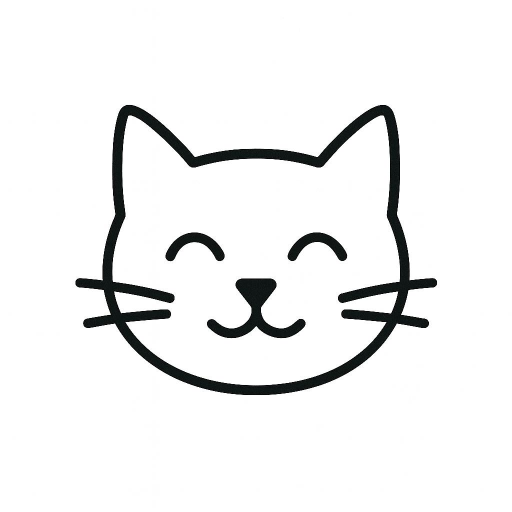
#> input picture data/sketches/cat.jpg, 1024 x 1024 px, found by its file name (shown at 1/2 size)
$ python test_pipeline_refactor.py   (older library calls are emulated)
#> lines starting #> are read from the running program, lines starting #| are printed output that depends on the picture; after the words box and inside, x2 and y2 are one past the last pixel; in counts of white or black regions, pixels touching at a corner belong together
### pipeline.py
"""
ZERO-TEXT CORE PIPELINE & AI ENGINE (v2.5 High-Precision Multimodal Architecture)
Integrates:
- CLIP (ViT-B-32) Multimodal Embeddings (Text, Image, Sketch)
- RapidOCR In-Image Text Extraction (confidence-filtered)
- Dominant Colour Extraction (Pillow Median Cut & Lab distance)
- Intelligent Query Analyzer & Auto-Weight Decider (CLIP vs OCR vs Colour)
- FAISS Vector Index (512-dim Cosine Similarity)
- UMAP 2D & 3D Dimensionality Reduction
- HDBSCAN Density-Based Hierarchical Clustering
- Ingestion Pipeline for Files & Directories
"""

import os
import sys

# Critical Windows environment variables before importing torch/faiss
os.environ["OMP_NUM_THREADS"] = "1"
os.environ["MKL_NUM_THREADS"] = "1"
os.environ["OPENBLAS_NUM_THREADS"] = "1"
os.environ["NUMEXPR_NUM_THREADS"] = "1"
os.environ["KMP_DUPLICATE_LIB_OK"] = "TRUE"

from pathlib import Path
BASE_DIR = Path(__file__).resolve().parent
os.environ["HF_HOME"] = str((BASE_DIR / "model_cache").resolve())
os.environ["HF_HUB_OFFLINE"] = "1"

# Windows DLL order: torch MUST be imported first
import torch
import open_clip

# Windows paging-file resilience: avoid mmap allocation failure (error 1455) by using pread
try:
    import safetensors.torch
    _orig_safetensors_load = safetensors.torch.load_file
    def _pread_load_file(filename, device="cpu", **kwargs):
        kwargs.setdefault("backend", "pread")
        return _orig_safetensors_load(filename, device=device, **kwargs)
    safetensors.torch.load_file = _pread_load_file
except Exception:
    pass

import faiss
import numpy as np
import hdbscan
import umap

import io
import json
import re
import threading
import time
import base64
import hashlib
from typing import Any, Callable, Dict, List, Optional, Tuple, Union
from PIL import Image

# Enable UTF-8 terminal encoding
if hasattr(sys.stdout, "reconfigure"):
    sys.stdout.reconfigure(encoding="utf-8", errors="replace")

DATA_DIR = BASE_DIR / "data"
SAMPLE_DIR = DATA_DIR / "sample_images"
SKETCHES_DIR = DATA_DIR / "sketches"

INDEX_PATH = DATA_DIR / "image_index.faiss"
METADATA_PATH = DATA_DIR / "image_metadata.json"
OCR_PATH = DATA_DIR / "ocr_results.json"
COLOUR_PATH = DATA_DIR / "color_results.json"
CLUSTER_PATH = DATA_DIR / "cluster_results.json"
SKETCH_PROJECTION_PATH = DATA_DIR / "sketch_projection.pt"
SKETCH_ADAPTER_PATH = DATA_DIR / "sketch_adapter.pt"
VISUAL_PROBE_PROJECTION_PATH = DATA_DIR / "visual_probe_projection.pt"
CONCEPT_ANCHORS_PATH = DATA_DIR / "concept_anchors.npz"
FEEDBACK_PATH = DATA_DIR / "feedback_dataset.json"
TEXT_DATASET_PATH = DATA_DIR / "text_search_dataset.json"
SKETCH_DATASET_PATH = DATA_DIR / "sketch_dataset.json"
USER_SKETCHES_DIR = SKETCHES_DIR / "user_validated"

MODEL_NAME = "ViT-B-32"
PRETRAINED = "laion2b_s34b_b79k"
DEVICE = "cpu"
DIMENSIONS = 512
COLOUR_COUNT = 5

OCR_CONFIDENCE_THRESHOLD = 0.50

COLOURS = {
    "red": (220, 40, 40),
    "crimson": (220, 20, 60),
    "scarlet": (255, 36, 0),
    "green": (40, 160, 70),
    "emerald": (46, 139, 87),
    "forest": (34, 139, 34),
    "blue": (30, 100, 220),
    "navy": (15, 30, 80),
    "cyan": (40, 210, 220),
    "teal": (20, 130, 130),
    "yellow": (245, 215, 30),
    "amber": (255, 191, 0),
    "gold": (255, 215, 0),
    "golden": (255, 215, 0),
    "orange": (240, 130, 30),
    "purple": (130, 60, 180),
    "violet": (138, 43, 226),
    "magenta": (220, 40, 180),
    "pink": (240, 130, 180),
    "black": (20, 20, 20),
    "dark": (30, 30, 30),
    "white": (245, 245, 245),
    "light": (235, 235, 235),
    "grey": (128, 128, 128),
    "gray": (128, 128, 128),
    "silver": (192, 192, 192),
    "brown": (130, 80, 40),
    "tan": (210, 180, 140),
    "lime": (50, 205, 50),
    "coral": (255, 127, 80),
    "indigo": (75, 0, 130),
    "neon": (76, 201, 240),
}

DOCUMENT_MARKERS = {
    "code", "coding", "coder", "python", "script", "import", "class", "def", "function",
    "programmer", "programming", "developer", "software", "algorithm",
    "formula", "equation", "math", "physics", "quantum", "notes",
    "study", "biology", "genetics", "dna", "cell", "text", "document",
    "invoice", "bill", "tax", "statement", "todo", "checklist", "action",
    "memorandum", "written", "receipt", "table", "definition", "paper",
}

STOP_WORDS = {
    "the", "a", "an", "is", "are", "of", "in", "on", "with", "find", "show",
    "me", "image", "picture", "containing", "that", "has", "having", "and",
    "for", "to", "at", "from", "by", "about", "all", "some", "any", "photo",
    "photos", "images", "pictures", "look", "like", "search", "get", "give",
}

CLUSTER_PALETTE = [
    "#4cc9f0",  # Neon Cyan
    "#f72585",  # Neon Pink
    "#80ed99",  # Mint Green
    "#ffd166",  # Warm Yellow
    "#c77dff",  # Soft Violet
    "#ff7b00",  # Bright Orange
    "#00b4d8",  # Sky Blue
    "#b5179e",  # Deep Magenta
    "#06d6a0",  # Emerald Green
    "#e76f51",  # Terracotta
    "#118ab2",  # Ocean Blue
    "#ef476f",  # Rose Red
]


# [5 lines left out: function hex_to_rgb, not called in this run]


def rgb_to_hex(r: int, g: int, b: int) -> str:
    return f"#{r:02X}{g:02X}{b:02X}"


# [11 lines left out: function softmax_normalize, not called in this run]


class SketchProjection(torch.nn.Module):
    """
    Lightweight residual projection head that maps sketch structural embeddings
    into the photographic CLIP manifold. Loaded directly from frozen pretrained checkpoints.
    Zero runtime training is performed during application startup or queries.
    """
    # [20 lines left out: functions __init__, forward, not called in this run]


# Backwards compatibility alias
SketchAdapter = SketchProjection


class VisualProbeProjection(torch.nn.Module):
    """
    Fine-tuned residual bottleneck manifold projection head for drag-and-drop visual search.
    Maps test-time visual probes through a calibrated residual offset bottleneck
    trained with InfoNCE contrastive loss to align external image crops into the clustered manifold.
    """
    # [19 lines left out: functions __init__, forward, not called in this run]


class ZeroTextEngine:
    """
    Unified ZeroText Engine handling multi-modal indexing, searching,
    query intent recommendation, and 2D/3D visual galaxy clustering.
    """

    def __init__(self):
        self._lock = threading.RLock()
        self.model = None
        self.preprocess = None
        self.tokenizer = None
        self.ocr = None
        self.model_ready = False

        self.index: Optional[faiss.Index] = None
        self.metadata: List[Dict] = []
        self.ocr_lookup: Dict[str, Dict] = {}
        self.colour_lookup: Dict[str, List[Dict]] = {}
        self.cluster_lookup: Dict[str, Dict] = {}

        # Feedback & Dataset Enrichment
        self.feedback_dataset: List[Dict] = []
        self.text_search_dataset: List[Dict] = []
        self.sketch_dataset: List[Dict] = []
        self.validated_text_queries: Dict[str, set] = {}
        self.negative_feedback_queries: Dict[str, set] = {}
        self.validated_sketch_pairs: set = set()
        self.negative_sketch_pairs: set = set()

        self.sketch_projection: Optional[SketchProjection] = None
        self.sketch_adapter: Optional[SketchProjection] = None
        self.visual_probe_projection: Optional[VisualProbeProjection] = None
        self.concept_anchors: Dict[str, np.ndarray] = {}
        self.model_quantized = None
        self.turbo_mode = False
        self.reducer_2d: Optional[umap.UMAP] = None
        self.reducer_3d: Optional[umap.UMAP] = None
        self._smart_vocab_cache: Optional[Dict[str, Any]] = None

        self.indexing_state = {
            "status": "idle",
            "progress": 0,
            "message": "Engine ready",
            "total": 0,
            "current": 0,
            "logs": [],
            "model_ready": False,
        }

        self._ensure_directories()
        self._load_data()
#> (the call stopped at in _load_data, `self.index = faiss.IndexFlatIP(DIMENSIONS)`: faiss is not available in this run)

        # Pre-warm CLIP in a background thread
        threading.Thread(target=self._prewarm_clip, daemon=True).start()

    def _prewarm_clip(self):
        try:
            self.load_clip()
#> (the call stopped at in load_clip, `model, _, preprocess = open_clip.create_model_and_transforms( MODEL_NA..`: open_clip is not available in this run)
        except Exception as e:
            self._log(f"CLIP prewarm notice: {e}")

    def _ensure_directories(self):
        DATA_DIR.mkdir(parents=True, exist_ok=True)
        SAMPLE_DIR.mkdir(parents=True, exist_ok=True)
        SKETCHES_DIR.mkdir(parents=True, exist_ok=True)
        USER_SKETCHES_DIR.mkdir(parents=True, exist_ok=True)

    def _log(self, message: str):
        print(f"[ZERO-TEXT] {message}")
        with self._lock:
            self.indexing_state["logs"].append(
                {"time": time.strftime("%H:%M:%S"), "message": message}
            )
            if len(self.indexing_state["logs"]) > 200:
                self.indexing_state["logs"].pop(0)

    # -------------------------------------------------------------
    # MODEL INITIALIZATION
    # -------------------------------------------------------------

    def load_clip(self):
        if self.model is not None:
            return
        with self._lock:
            if self.model is not None:
                return
            self._log(f"Loading CLIP ({MODEL_NAME})...")
            start = time.time()
            import gc
            gc.collect()
            model, _, preprocess = open_clip.create_model_and_transforms(
                MODEL_NAME, pretrained=PRETRAINED, device=DEVICE
            )
            model.eval()
            self.model = model
            self.preprocess = preprocess
            self.tokenizer = open_clip.get_tokenizer(MODEL_NAME)
            self.model_ready = True
            self.indexing_state["model_ready"] = True
            elapsed = time.time() - start
            self._log(f"CLIP loaded in {elapsed:.2f}s — ready for search!")
            try:
                self.load_sketch_projection()
                self.load_visual_probe_projection()
            except Exception as ex:
                self._log(f"Projection init notice: {ex}")

    # [101 lines left out: functions load_sketch_projection, load_visual_probe_projection, _load_concept_anchors, toggle_turbo_mode, load_ocr, not called in this run]

    # -------------------------------------------------------------
    # DATA LOADING & PERSISTENCE
    # -------------------------------------------------------------

    def _load_data(self):
        with self._lock:
            if METADATA_PATH.exists():
                try:
                    with open(METADATA_PATH, "r", encoding="utf-8") as f:
                        raw_metadata = json.load(f)
                    # Strictly filter out any files that do not exist physically on disk
                    valid_metadata = []
                    for item in raw_metadata:
                        p = Path(item["path"])
                        if p.is_file():
                            valid_metadata.append(item)
                        else:
                            alt = SAMPLE_DIR / item["filename"]
                            if alt.is_file():
                                item["path"] = str(alt.resolve())
                                valid_metadata.append(item)
                    self.metadata = valid_metadata
                except Exception as e:
                    self._log(f"Failed to load metadata: {e}")
                    self.metadata = []
            else:
                self.metadata = []

            valid_filenames = {item["filename"] for item in self.metadata}

            if INDEX_PATH.exists():
                try:
                    self.index = faiss.read_index(str(INDEX_PATH))
                except Exception as e:
                    self._log(f"Failed to load FAISS index: {e}")
                    self.index = faiss.IndexFlatIP(DIMENSIONS)
            else:
                self.index = faiss.IndexFlatIP(DIMENSIONS)

            if OCR_PATH.exists():
                try:
                    with open(OCR_PATH, "r", encoding="utf-8") as f:
                        ocr_data = json.load(f)
                        self.ocr_lookup = {
                            item["filename"]: item for item in ocr_data
                            if item.get("filename") in valid_filenames
                        }
                except Exception as e:
                    self._log(f"Failed to load OCR data: {e}")
                    self.ocr_lookup = {}
            else:
                self.ocr_lookup = {}

            if COLOUR_PATH.exists():
                try:
                    with open(COLOUR_PATH, "r", encoding="utf-8") as f:
                        colour_data = json.load(f)
                        self.colour_lookup = {
                            item["filename"]: item.get("dominant_colours", [])
                            for item in colour_data
                            if item.get("filename") in valid_filenames
                        }
                except Exception as e:
                    self._log(f"Failed to load colour data: {e}")
                    self.colour_lookup = {}
            else:
                self.colour_lookup = {}

            if CLUSTER_PATH.exists():
                try:
                    with open(CLUSTER_PATH, "r", encoding="utf-8") as f:
                        cluster_data = json.load(f)
                        self.cluster_lookup = {
                            item["filename"]: item for item in cluster_data
                            if item.get("filename") in valid_filenames
                        }
                except Exception as e:
                    self._log(f"Failed to load cluster data: {e}")
                    self.cluster_lookup = {}
            else:
                self.cluster_lookup = {}

            # Load Feedback & Enriched Datasets
            if FEEDBACK_PATH.exists():
                try:
                    with open(FEEDBACK_PATH, "r", encoding="utf-8") as f:
                        self.feedback_dataset = json.load(f)
                except Exception as e:
                    self._log(f"Failed to load feedback dataset: {e}")
                    self.feedback_dataset = []
            else:
                self.feedback_dataset = []

            if TEXT_DATASET_PATH.exists():
                try:
                    with open(TEXT_DATASET_PATH, "r", encoding="utf-8") as f:
                        self.text_search_dataset = json.load(f)
                except Exception as e:
                    self._log(f"Failed to load text search dataset: {e}")
                    self.text_search_dataset = []
            else:
                self.text_search_dataset = []

            if SKETCH_DATASET_PATH.exists():
                try:
                    with open(SKETCH_DATASET_PATH, "r", encoding="utf-8") as f:
                        self.sketch_dataset = json.load(f)
                except Exception as e:
                    self._log(f"Failed to load sketch dataset: {e}")
                    self.sketch_dataset = []
            else:
                self.sketch_dataset = []

            # Populate in-memory lookup indices for quick relevance calibration
            self.validated_text_queries = {}
            for item in self.text_search_dataset:
                qn = item.get("query_normalized", "").strip()
                fn = item.get("filename", "").strip()
                if qn and fn:
                    self.validated_text_queries.setdefault(qn, set()).add(fn)

            self.validated_sketch_pairs = {
                (item.get("sketch_hash", ""), item.get("filename", ""))
                for item in self.sketch_dataset
                if item.get("filename")
            }

            self.negative_feedback_queries = {}
            self.negative_sketch_pairs = set()
            for fb in self.feedback_dataset:
                if fb.get("feedback") in ("negative", "no"):
                    st = fb.get("search_type")
                    fn = fb.get("filename")
                    if st == "text" and fn:
                        qn = fb.get("query_normalized", "").strip()
                        if qn:
                            self.negative_feedback_queries.setdefault(qn, set()).add(fn)
                    elif st == "sketch" and fn:
                        sh = fb.get("sketch_hash", "")
                        if sh:
                            self.negative_sketch_pairs.add((sh, fn))

            self._log(
                f"Data loaded: {len(self.metadata)} images indexed, "
                f"{len(self.cluster_lookup)} cluster records, "
                f"{len(self.text_search_dataset)} validated text queries, "
                f"{len(self.sketch_dataset)} validated sketches, "
                f"{len(self.feedback_dataset)} feedback logs."
            )

    # [2172 lines left out: functions _save_data, _save_feedback_dataset, _save_text_dataset, _save_sketch_dataset, record_feedback, get_feedback_stats and 30 more, not called in this run]


# Singleton engine instance
_engine_instance: Optional[ZeroTextEngine] = None


def get_engine() -> ZeroTextEngine:
    global _engine_instance
    if _engine_instance is None:
        _engine_instance = ZeroTextEngine()
    return _engine_instance

### scratch/test_pipeline_refactor.py
import sys
import time
from pathlib import Path
ROOT_DIR = Path(__file__).resolve().parent.parent
sys.path.insert(0, str(ROOT_DIR))

import numpy as np
import torch
import cv2
from PIL import Image, ImageDraw, ImageEnhance
from pipeline import get_engine, DEVICE, COLOURS

engine = get_engine()
engine.load_clip()
#> (the call stopped at in load_clip, `model, _, preprocess = open_clip.create_model_and_transforms( MODEL_NA..`: open_clip is not available in this run)
#> further down, img is the input picture: PIL image 1024x1024 RGB; mean R, G, B 239.3, 239.6, 239.6

def preprocess_sketch_structural_clean(sketch_img: Image.Image):
    """
    Fast, CPU-efficient, structurally robust sketch preprocessing.
    Generates 2 to 3 high-signal views (instead of 12 redundant views):
      1. Structural Stroke Contour View (foreground-centered, stroke-density normalized)
      2. Shape Silhouette / Distance Field View (captures 2D geometry, boundary mass, aspect ratio)
      3. (If colored) Color-content enhanced view
    """
    rgb_np = np.array(sketch_img.convert("RGB"), dtype=np.uint8)
    gray_np = cv2.cvtColor(rgb_np, cv2.COLOR_RGB2GRAY)
    is_white_bg = gray_np.mean() > 128
#> is_white_bg = True

    if is_white_bg:
        inv_np = np.max(255 - rgb_np, axis=2).astype(np.uint8)
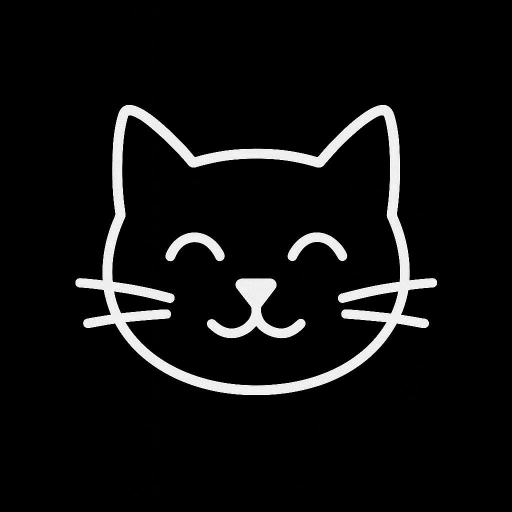
#> inv_np: shape (1024, 1024) (shown at 1/2 size); min 0, max 255, mean 15.7
    else:
        inv_np = np.max(rgb_np, axis=2).astype(np.uint8)

    stroke_mask = inv_np > 20
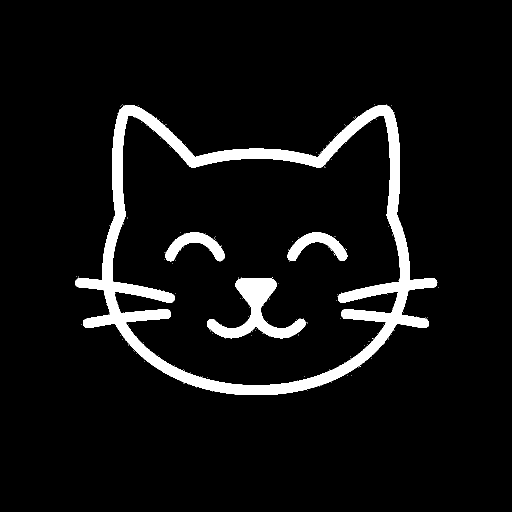
#> stroke_mask: shape (1024, 1024) bool (shown at 1/2 size); 6.7% white; 178 white regions (174 under 20 px), largest, box (x1, y1, x2, y2) and area: (151, 210, 875, 790) 55614, (414, 557, 613, 677) 8175, (330, 465, 450, 523) 2975, (575, 465, 695, 522) 2948
    h, w = inv_np.shape[:2]

    if not np.any(stroke_mask):
        return [sketch_img], [1.0]

    ys, xs = np.nonzero(stroke_mask)
    y_min, y_max = int(ys.min()), int(ys.max())
#> y_min = 209; y_max = 789
    x_min, x_max = int(xs.min()), int(xs.max())
#> x_min = 151; x_max = 876
    box_h = y_max - y_min + 1
#> box_h = 581
    box_w = x_max - x_min + 1
#> box_w = 726

    # Foreground bounding box centering with 12% proportional margin
    pad_y = max(8, int(box_h * 0.12))
#> pad_y = 69
    pad_x = max(8, int(box_w * 0.12))
#> pad_x = 87
    c_y1 = max(0, y_min - pad_y)
#> c_y1 = 140
    c_y2 = min(h, y_max + pad_y + 1)
#> c_y2 = 859
    c_x1 = max(0, x_min - pad_x)
#> c_x1 = 64
    c_x2 = min(w, x_max + pad_x + 1)
#> c_x2 = 964

    cropped_inv = inv_np[c_y1:c_y2, c_x1:c_x2]
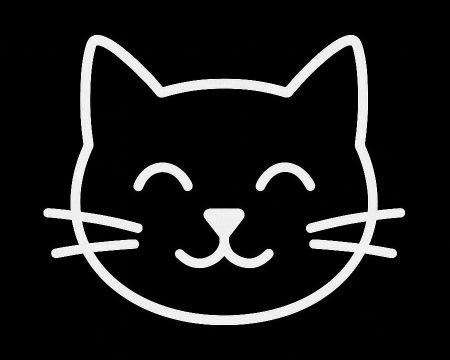
#> cropped_inv: shape (719, 900) (shown at 1/2 size); min 0, max 255, mean 25.5
    cropped_rgb = rgb_np[c_y1:c_y2, c_x1:c_x2]
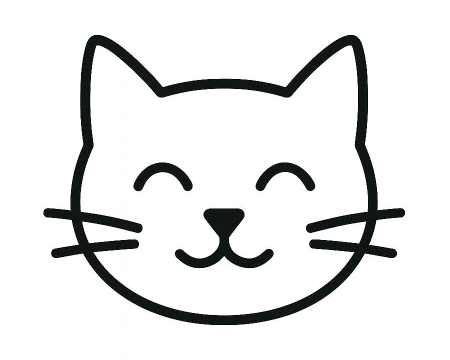
#> cropped_rgb: shape (719, 900, 3) (shown at 1/2 size); mean R, G, B 229.5, 230.1, 230.1
    ch, cw = cropped_inv.shape[:2]
    sq = max(ch, cw)

    # Place on square canvas
    centered_inv = np.zeros((sq, sq), dtype=np.uint8)
    centered_rgb = np.ones((sq, sq, 3), dtype=np.uint8) * (255 if is_white_bg else 0)
#> centered_rgb: shape (900, 900, 3); every value is 255
    oy = (sq - ch) // 2
    ox = (sq - cw) // 2
    centered_inv[oy:oy+ch, ox:ox+cw] = cropped_inv
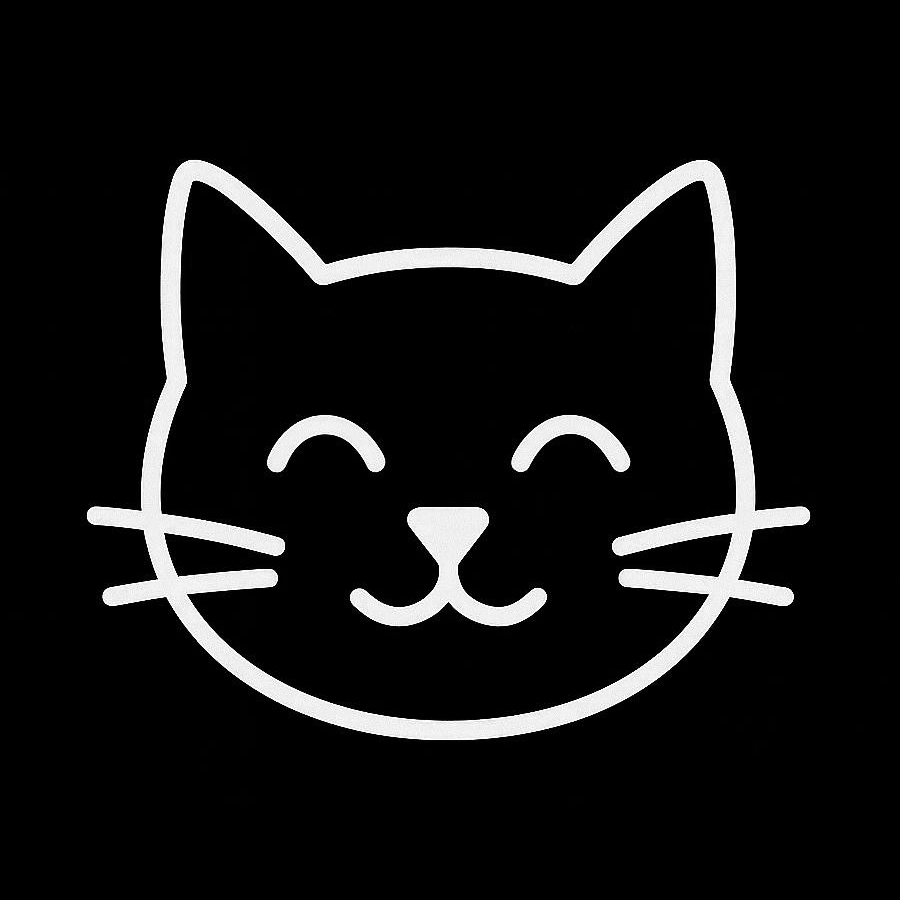
#> centered_inv: shape (900, 900); min 0, max 255, mean 20.4
    centered_rgb[oy:oy+ch, ox:ox+cw] = cropped_rgb
#> centered_rgb: shape (900, 900, 3); mean of channels 0, 1, 2 234.7, 235.1, 235.1

    TARGET_SIZE = 224
    norm_inv = cv2.resize(centered_inv, (TARGET_SIZE, TARGET_SIZE), interpolation=cv2.INTER_AREA)
#> (the rest of the program and of its run is left out)
